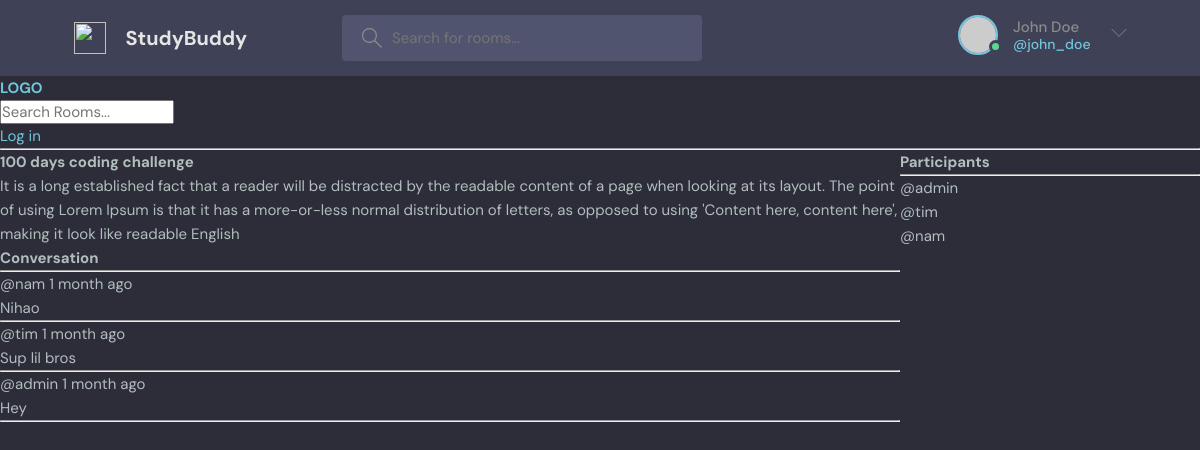
The app's page /room/2 with its own data.
### base/models.py (models this page shows, shortened)
class Room(models.Model):
    host = models.ForeignKey(User, on_delete=models.SET_NULL, null = True)
    topic = models.ForeignKey(Topic, on_delete=models.SET_NULL, null = True)
    name = models.CharField(max_length=200)
    description = models.TextField(null = True, blank = True)
    participants = models.ManyToManyField(User, related_name="participants", blank = True)
    updated = models.DateTimeField(auto_now=True)
    created = models.DateTimeField(auto_now_add=True)
    class Meta:
        ordering = ['-updated', '-created']

class Message(models.Model):
    user = models.ForeignKey(User, on_delete=models.CASCADE)
    room = models.ForeignKey(Room, on_delete=models.CASCADE)
    body = models.TextField(null = True)
    updated = models.DateTimeField(auto_now=True)
    created = models.DateTimeField(auto_now_add=True)
    class Meta:
        ordering = ['-updated', '-created']

### base/views.py (the view, shortened to what this page needs)
# urls.py: path('room/<str:pk>', views.room, name = 'room'),
def room(request, pk):
    room = Room.objects.get(id=pk)
    room_messages = room.message_set.all().order_by('-created')
    participants = room.participants.all()
    context = {'room': room, 'room_messages': room_messages, 'participants': participants}
    return render(request, 'base/room.html', context)

### base/templates/base/room.html (shortened to what this page needs)
{% extends 'main.html' %}
{% block content %}
<div class = "room-container">
    <div>
        <h1>{{room.name}}</h1>
        <p>{{room.description}}</p>
        <div class = "comment-wrapper">
            <h3>Conversation</h3>
            <hr>
            {% for message in room_messages %}
                <div>
                    <small>
                        @{{message.user}} {{message.created|timesince}} ago
                    </small>
                    <p>{{message.body}}</p>
                    <hr>
                </div>
            {% endfor %}
        </div>
    </div>
    <div>
        <h3>Participants</h3>
        <hr>
        {% for user in participants %}
        <div>
            <p> @{{user.username}}</p>
        </div>
        {% endfor %}
    </div>
</div>
{% endblock content %}

### static/styles/style.css (style rules this page uses)
:root { --color-main: #71c6dd; --color-main-light: #e1f6fb; --color-dark: #3f4156; --color-dark-medium: #51546e; --color-dark-light: #696d97; --color-light: #e5e5e5; --color-gray: #8b8b8b; --color-light-gray: #b2bdbd; --color-bg: #2d2d39; --color-success: #5dd693; --color-error: #fc4b0b; }
* { font-family: "DM Sans", -apple-system, BlinkMacSystemFont, "Segoe UI", Roboto, Oxygen, Ubuntu, Cantarell, "Open Sans", "Helvetica Neue", sans-serif; margin: 0; padding: 0; box-sizing: border-box; text-rendering: optimizeLegibility; font-size: inherit; }
html { font-size: 56.25%; }
@media only screen and (min-width: 1200px) { html { font-size: 62.5%; } }
body { line-height: 1.6; font-weight: 400; font-size: 1.5rem; color: var(--color-light-gray); background-color: var(--color-bg); min-height: 100vh; }

### base/templates/base/room.html (style rules this page uses)
.room-container { display: grid; grid-template-columns: 3fr 1fr; }

### records on screen
Room: name "100 days coding challenge", description "It is a long established fact that a reader will be distracted by the readable content of a page when looking at its layout. The point of using Lorem Ipsum is that it has a more-or-less normal distribution of letters, as opposed to using 'Content here, content here', making it look like readable English"
Message: user "nam", created "1 month", body "Nihao"
Message: user "tim", created "1 month", body "Sup lil bros"
Message: user "admin", created "1 month", body "Hey"

### other values on screen
{{ user.username }} "admin"
{{ user.username }} "tim"
{{ user.username }} "nam"
